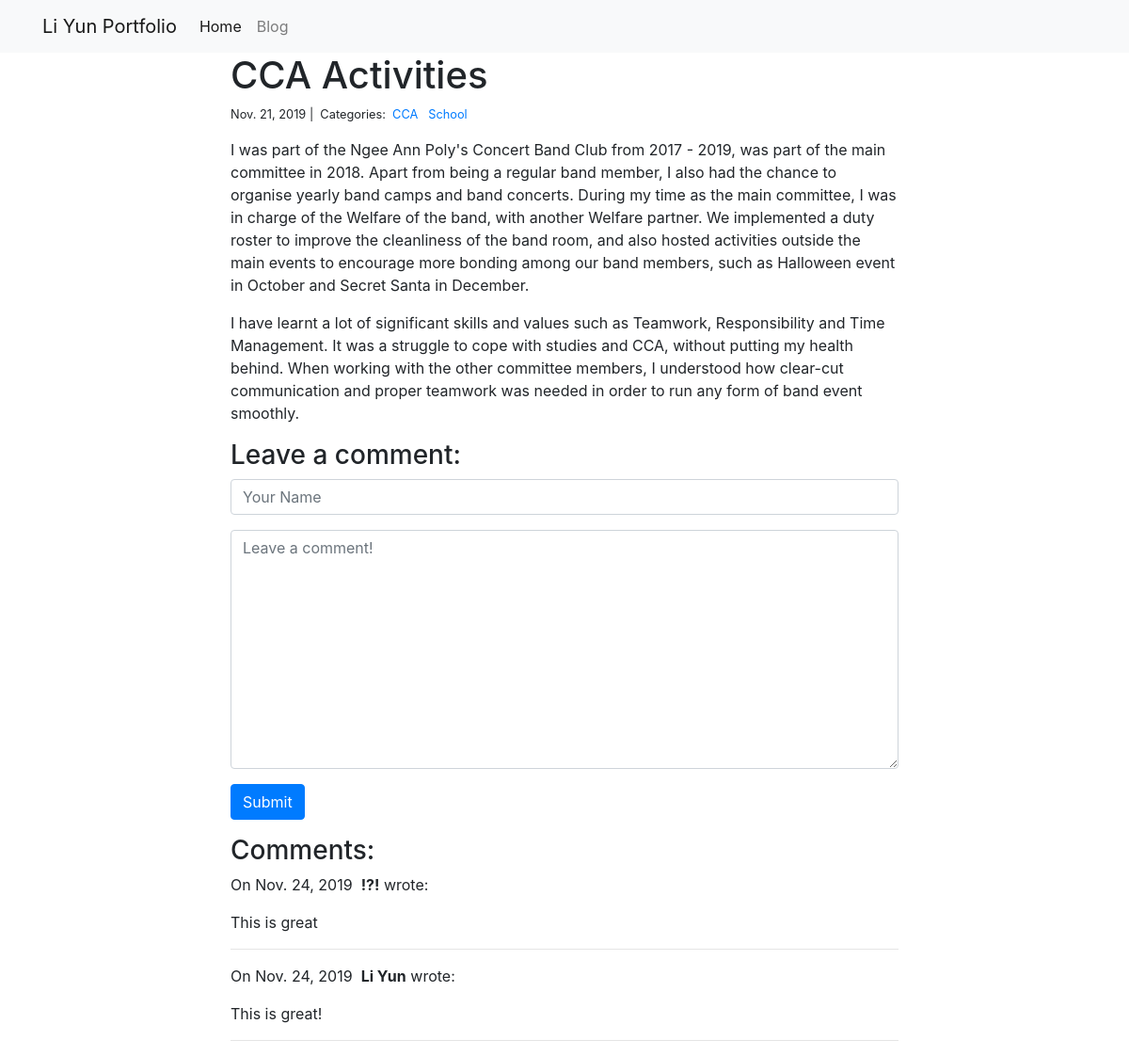
The app's page /blog/2/ with its own data.
### blog/models.py (models this page shows)
class Post(models.Model):
    title = models.CharField(max_length=255)
    body = models.TextField()
    created_on = models.DateTimeField(auto_now_add=True)
    last_modified = models.DateTimeField(auto_now=True)
    categories = models.ManyToManyField('Category', related_name='posts')

class Category(models.Model):
    name = models.CharField(max_length=20)

class Comment(models.Model):
    author = models.CharField(max_length=60)
    body = models.TextField()
    created_on = models.DateTimeField(auto_now_add=True)
    post = models.ForeignKey('Post', on_delete=models.CASCADE)

### blog/views.py (the view, shortened to what this page needs)
# urls.py: path("<int:pk>/", views.blog_detail, name="blog_detail"),
def blog_detail(request, pk):
    post = Post.objects.get(pk=pk)
    comments = Comment.objects.filter(post=post)
    form = CommentForm()
    context = {"post": post, "comments": comments, "form": form}
    return render(request, "blog_detail.html", context)

### blog/forms.py
class CommentForm(forms.Form):
    author = forms.CharField(
        max_length=60,
        widget=forms.TextInput(attrs={
            "class": "form-control",
            "placeholder": "Your Name"
        })
    )
    body = forms.CharField(widget=forms.Textarea(
        attrs={
            "class": "form-control",
            "placeholder": "Leave a comment!"
        })
    )

### blog/templates/blog_detail.html (shortened to what this page needs)
{% extends "base.html" %}
{% block page_content %}
<div class="col-md-8 offset-md-2">
    <h1>{{ post.title }}</h1>
    <small>
        {{ post.created_on.date }} |&nbsp;
        Categories:&nbsp;
        {% for category in post.categories.all %}
        <a href="{% url 'blog_category' category.name %}">
            {{ category.name }}
        </a>&nbsp;
        {% endfor %}
    </small>
    <p>{{ post.body | linebreaks }}</p>
    <h3>Leave a comment:</h3>
    <form action="/blog/{{ post.pk }}/" method="post">
        <div class="form-group">
            {{ form.author }}
        </div>
        <div class="form-group">
            {{ form.body }}
        </div>
        <button type="submit" class="btn btn-primary">Submit</button>
    </form>
    <h3>Comments:</h3>
    {% for comment in comments %}
    <p>
        On {{comment.created_on.date }}&nbsp;
        <b>{{ comment.author }}</b> wrote:
    </p>
    <p>{{ comment.body }}</p>
    <hr>
    {% endfor %}
</div>
{% endblock %}

### records on screen
Post: title "CCA Activities", created_on "Nov. 21, 2019", body "I was part of the Ngee Ann Poly's Concert Band Club from 2017 - 2019, was part of the main committee in 2018. Apart from being a regular band member, I also had the chance to organise yearly band camps and band concerts. During my time as the main committee, I was in charge of the Welfare of the band, with another Welfare partner. We implemented a duty roster to improve the cleanliness of the band room, and also hosted activities outside the main events to encourage more bonding among our band members, such as Halloween event in October and Secret Santa in December. I have learnt a lot of significant skills and values such as Teamwork, Responsibility and Time Management. It was a struggle…"
Category: name "CCA"
Category: name "School"
Comment: created_on "Nov. 24, 2019", author "!?!", body "This is great"
Comment: created_on "Nov. 24, 2019", author "Li Yun", body "This is great!"
